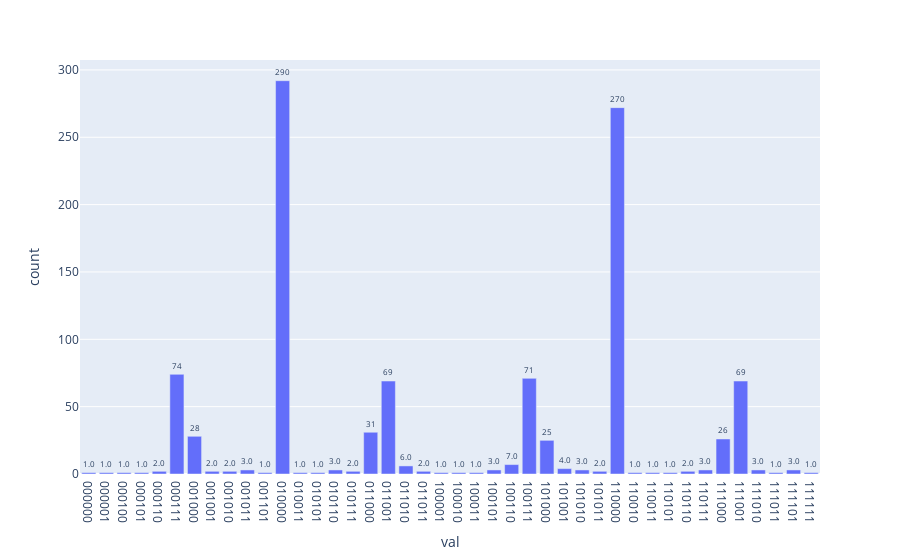

Notebook code for this chart:
### Code cell
############# CODE FOR PLOTTING ####################
hist = job.result().get_counts() #simulation output
sort_hist = sorted(hist.items()) #So that the plotting puts everything in the same increasing order of basis
n_hist = {k:v for k,v in sort_hist}

results = {'val':n_hist.keys(),'count':n_hist.values()} #change the formatting of the data to match plotly

fig = px.bar(results, x="val", y="count", text="count")
fig.update_traces(texttemplate='%{text:.2s}', textposition='outside')
fig.update_layout(uniformtext_minsize=6, uniformtext_mode='show')
fig.show()

### Figure 1 — Plotly figure (JSON) as saved in the notebook; plotly's stock layout.template omitted (floating-point values rounded to 4 significant figures)
{"data": [{"alignmentgroup": "True", "hovertemplate": "val=%{x}<br>count=%{text}<extra></extra>", "legendgroup": "", "marker": {"color": "#636efa", "pattern": {"shape": ""}}, "name": "", "offsetgroup": "", "orientation": "v", "showlegend": false, "text": ["1", "1", "1", "1", "2", "74", "28", "2", "2", "3", "1", "292", "1", "1", "3", "2", "31", "69", "6", "2", "1", "1", "1", "3", "7", "71", "25", "4", "3", "2", "272", "1", "1", "1", "2", "3", "26", "69", "3", "1", "3", "1"], "textposition": "outside", "texttemplate": "%{text:.2s}", "type": "bar", "x": ["000000", "000001", "000100", "000101", "000110", "000111", "001000", "001001", "001010", "001011", "001101", "010000", "010011", "010101", "010110", "010111", "011000", "011001", "011010", "011011", "100001", "100010", "100011", "100101", "100110", "100111", "101000", "101001", "101010", "101011", "110000", "110010", "110011", "110101", "110110", "110111", "111000", "111001", "111010", "111011", "111101", "111111"], "xaxis": "x", "y": [1, 1, 1, 1, 2, 74, 28, 2, 2, 3, 1, 292, 1, 1, 3, 2, 31, 69, 6, 2, 1, 1, 1, 3, 7, 71, 25, 4, 3, 2, 272, 1, 1, 1, 2, 3, 26, 69, 3, 1, 3, 1], "yaxis": "y"}], "layout": {"barmode": "relative", "legend": {"tracegroupgap": 0}, "margin": {"t": 60}, "uniformtext": {"minsize": 6, "mode": "show"}, "xaxis": {"anchor": "y", "domain": [0, 1], "title": {"text": "val"}}, "yaxis": {"anchor": "x", "domain": [0, 1], "title": {"text": "count"}}}}
